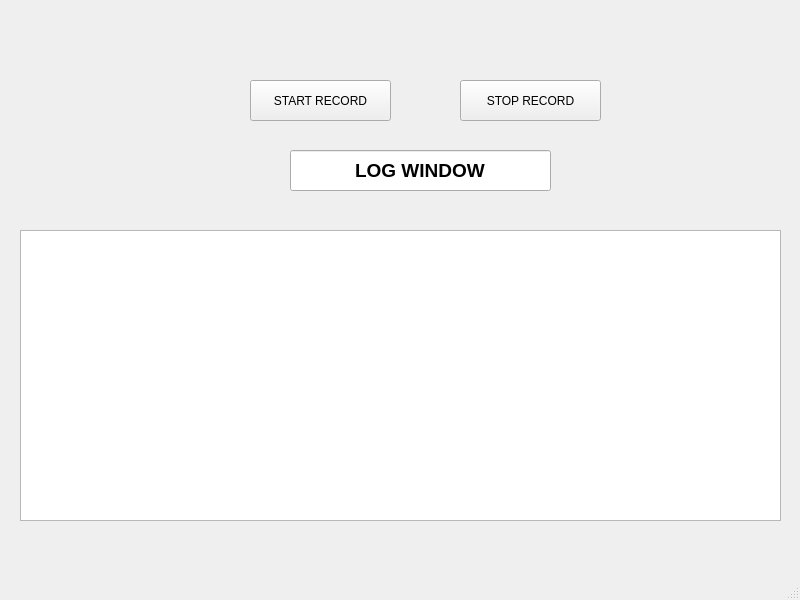
<?xml version="1.0" encoding="UTF-8"?>
<ui version="4.0">
 <class>MainWindow</class>
 <widget class="QMainWindow" name="MainWindow">
  <property name="geometry">
   <rect>
    <x>0</x>
    <y>0</y>
    <width>800</width>
    <height>600</height>
   </rect>
  </property>
  <property name="windowTitle">
   <string>MainWindow</string>
  </property>
  <widget class="QWidget" name="centralwidget">
   <widget class="QTextEdit" name="log">
    <property name="geometry">
     <rect>
      <x>20</x>
      <y>230</y>
      <width>761</width>
      <height>291</height>
     </rect>
    </property>
   </widget>
   <widget class="QLineEdit" name="lineEdit">
    <property name="geometry">
     <rect>
      <x>290</x>
      <y>150</y>
      <width>261</width>
      <height>41</height>
     </rect>
    </property>
    <property name="sizePolicy">
     <sizepolicy hsizetype="Minimum" vsizetype="Minimum">
      <horstretch>0</horstretch>
      <verstretch>0</verstretch>
     </sizepolicy>
    </property>
    <property name="font">
     <font>
      <pointsize>14</pointsize>
      <weight>75</weight>
      <bold>true</bold>
      <stylestrategy>PreferAntialias</stylestrategy>
     </font>
    </property>
    <property name="autoFillBackground">
     <bool>false</bool>
    </property>
    <property name="text">
     <string>LOG WINDOW</string>
    </property>
    <property name="alignment">
     <set>Qt::AlignCenter</set>
    </property>
   </widget>
   <widget class="QPushButton" name="startRecord">
    <property name="geometry">
     <rect>
      <x>250</x>
      <y>80</y>
      <width>141</width>
      <height>41</height>
     </rect>
    </property>
    <property name="sizePolicy">
     <sizepolicy hsizetype="Fixed" vsizetype="Fixed">
      <horstretch>0</horstretch>
      <verstretch>0</verstretch>
     </sizepolicy>
    </property>
    <property name="text">
     <string>START RECORD</string>
    </property>
   </widget>
   <widget class="QPushButton" name="stopRecord">
    <property name="geometry">
     <rect>
      <x>460</x>
      <y>80</y>
      <width>141</width>
      <height>41</height>
     </rect>
    </property>
    <property name="sizePolicy">
     <sizepolicy hsizetype="Fixed" vsizetype="Fixed">
      <horstretch>0</horstretch>
      <verstretch>0</verstretch>
     </sizepolicy>
    </property>
    <property name="text">
     <string>STOP RECORD</string>
    </property>
   </widget>
  </widget>
  <widget class="QMenuBar" name="menubar">
   <property name="geometry">
    <rect>
     <x>0</x>
     <y>0</y>
     <width>800</width>
     <height>26</height>
    </rect>
   </property>
  </widget>
  <widget class="QStatusBar" name="statusbar"/>
 </widget>
 <resources/>
 <connections/>
</ui>
